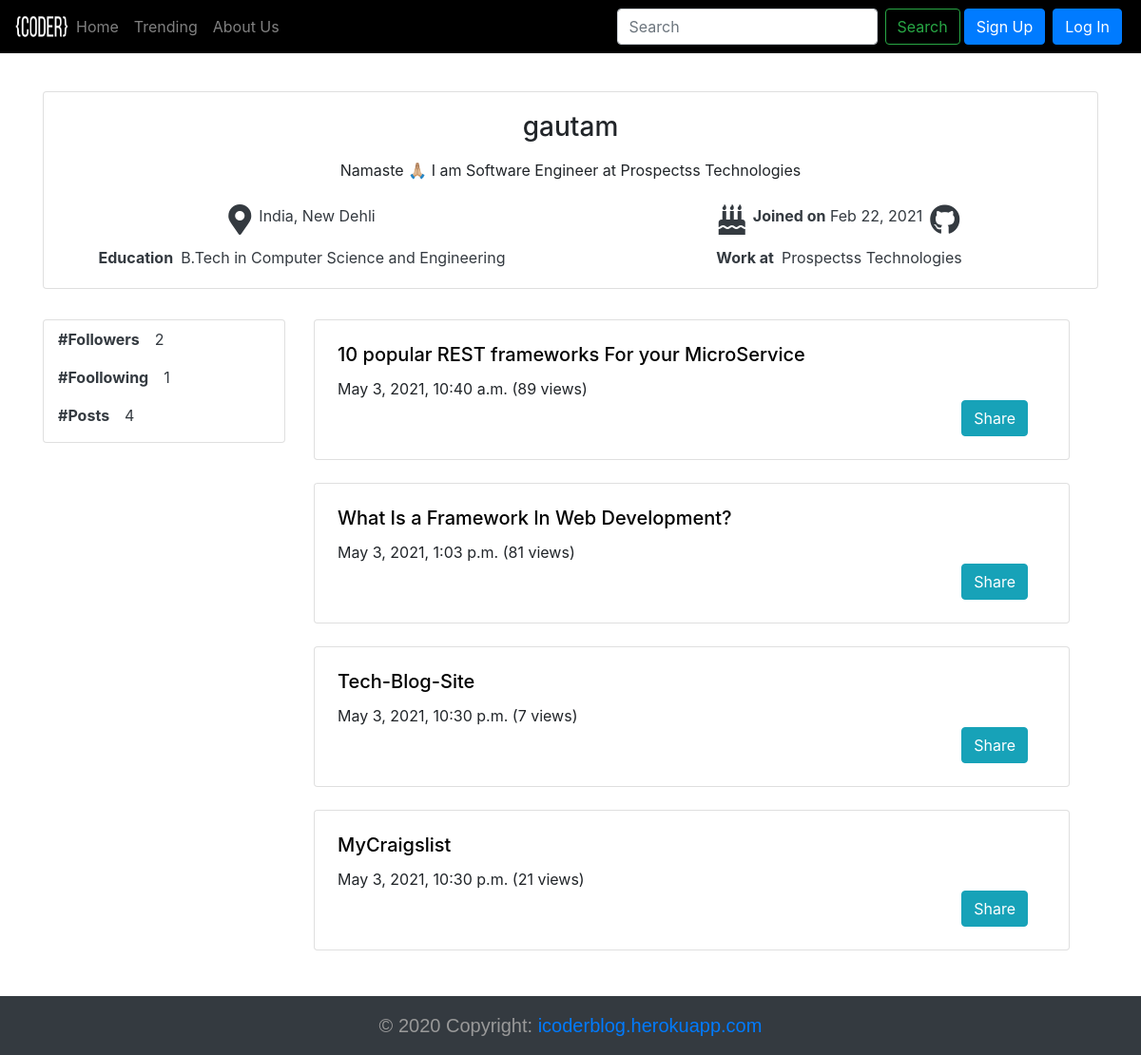
Before: /user_profile/gautam with the older database file.
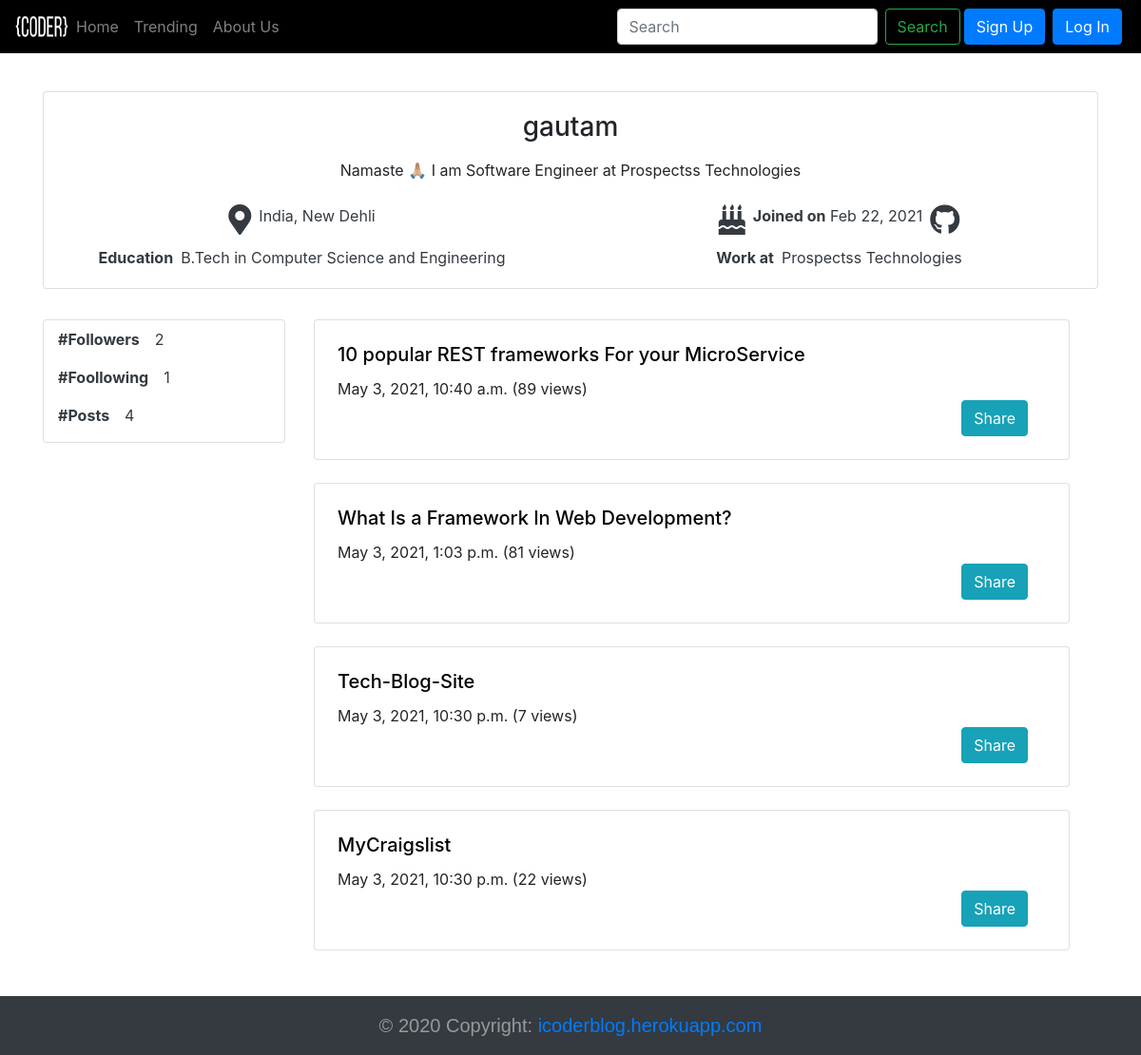
After: the same page with the newer database file.
### blog/models.py (models this page shows, shortened)
class Blogpost(models.Model):
    post_id = models.AutoField(primary_key=True)
    user = models.ForeignKey(User,on_delete=models.CASCADE,verbose_name='username')
    title = models.CharField(max_length=100)
    contant = models.TextField(max_length=5000)
    pub_date = models.DateTimeField(auto_now_add=True)
    view = models.IntegerField(default=0)
    IMG_url = models.CharField(max_length=250,default='')
    public = models.BooleanField(default=True)

### blog/views.py (the view)
# urls.py: path("user_profile/<str:username>",views.user_profile,name="UserProfile"),
def user_profile(request,username):
    try:
        user = User.objects.get(username=username)
    except:
        messages.error(request,"User Does Not Exist")
        return redirect("/")
    try:
        f_user = FollowUser.objects.get(user=request.user,following=user)
        user_following = True
    except:
        user_following = False
    user_details = UserDetails.objects.get(user=user)
    blogs = Blogpost.objects.filter(user=user)
    blogs_count = Blogpost.objects.filter(user=user).count()
    followers = FollowUser.objects.filter(following=user)
    following = FollowUser.objects.filter(user=user)
    followers_count = FollowUser.objects.filter(following=user).count()
    following_count = FollowUser.objects.filter(user=user).count()
    savedBlogs_count = SavedBlogs.objects.filter(user=user).count()
    data = {'user':user,'user_details':user_details,'blogs':blogs,'followers':followers,'following':following,'followers_count':followers_count,'following_count':following_count,'savedBlogs_count':savedBlogs_count,'user_following':user_following,'blogs_count':blogs_count}
    return render(request,'blog/user_profile.html',data)

### templates/blog/user_profile.html (shortened to what this page needs)
{% extends 'base.html' %}
{%load static %}
{% block body %}
<div class="container" style="margin-top:6em; ">
    <div class="card p-1">
        <div class="row">
            <div class="col-xl-12 col-md-12 col-12 d-flex justify-content-center mt-2">
                <h3>{{user.username}}</h3>
            </div>
            <div class="col-xl-12 col-md-12 col-12 d-flex justify-content-center mt-2">
                <p>{{user_details.descripation}}</p>
            </div>
            <div class="col-xl-6 col-md-6 col-12  d-flex justify-content-center mt-2 text-dark">
                <i class="mb-1 fas fa-map-marker-alt fa-2x"></i><span class="ml-2">{{user_details.location}}</span>
            </div>
            <div class="col-xl-6 col-md-6 col-12 d-flex justify-content-center mt-2 text-dark">
                <i class="mb-1 fas fa-birthday-cake fa-2x"></i><span class="ml-2"><b>Joined on</b>
                    {{user_details.user.date_joined|date:"M d, Y" }}</span>
                <a href="{{user_details.github_url}}" target="_blank"><i
                        class="text-dark fab fa-github fa-2x ml-2"></i></a>
            </div>
            <div class="col-xl-6 col-md-6 col-12 d-flex justify-content-center mt-2 text-dark">
                <b>Education</b>
                <p class="ml-2">{{user_details.education}}</p>
            </div>
            <div class="col-xl-6 col-md-6 col-12 d-flex justify-content-center mt-2 text-dark">
                <b>Work at</b>
                <p class="ml-2">{{user_details.work_at}}</p>
            </div>
        </div>
    </div>
    <div class="row mt-2">
        <div class="col-xl-3 col-md-3 col-12 mt-4">
            <div class="card">
                <div class="col-12">
                    <a style="text-decoration:none; cursor:pointer;" class="text-dark" data-toggle="modal" data-target="#Followers">
                        <p class="mt-2"><b class="mr-3">#Followers</b>{{followers_count}}</p>
                    </a>
                    <a  style="text-decoration:none;cursor:pointer;" class="text-dark" data-toggle="modal" data-target="#Foollowing">
                        <p class="mt-2"><b class="mr-3">#Foollowing</b>{{following_count}}</p>
                    </a>
                    {% if request.user != user %}
                    <a style="text-decoration:none;" class="text-dark">
                        <p class="mt-2"><b class="mr-3">#Posts</b>{{blogs_count}}</p>
                    </a>
                    {% endif %}
                </div>
            </div>
        </div>
        <div class="col-xl-9 col-md-9 col-12 row">
            {% for post in blogs %}
            <div class="col-xl-12 col-md-12 col-12 mt-4">
                <div class="card p-1">
                    <div class="card-body">
                        <a href="{% url 'blogpost' post.post_id %}" style="text-decoration:none;color: black;">
                            <h5 class="card-title">{{post.title}}</h5>
                        </a>
                        <span>{{post.pub_date}} ({{post.view}} views)</span>
                        <div class="col-xl-12 col-md-12 col-12 d-flex justify-content-end">
                            {% include "blog/share.html" %}
                        </div>
                    </div>
                </div>
            </div>
            {% endfor %}
        </div>
    </div>
</div>
{% endblock body %}

### templates/blog/share.html (shortened to what this page needs)
<button type="button" class="btn mx-1 btn-info" data-toggle="modal" data-target="#myModal">Share</button>

Changed rows visible on the page:
changed Blogpost "MyCraigslist": view "21" → "22"
